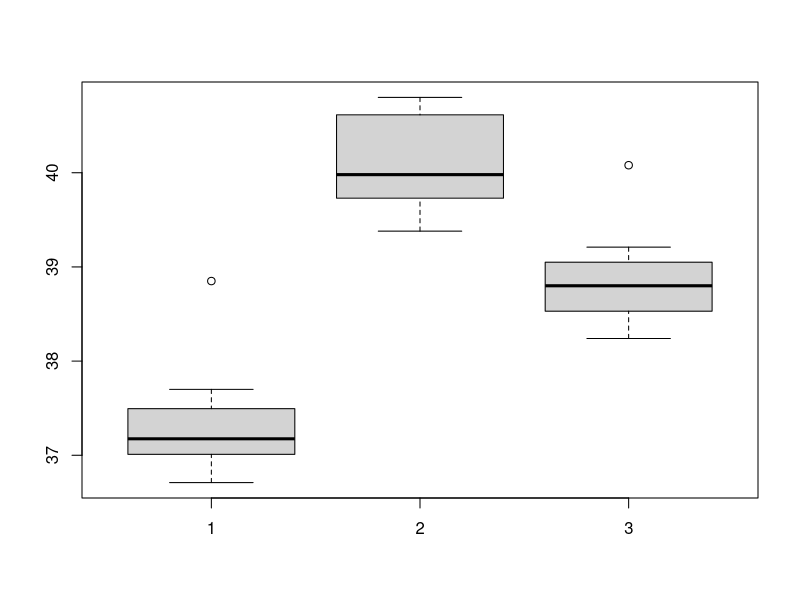
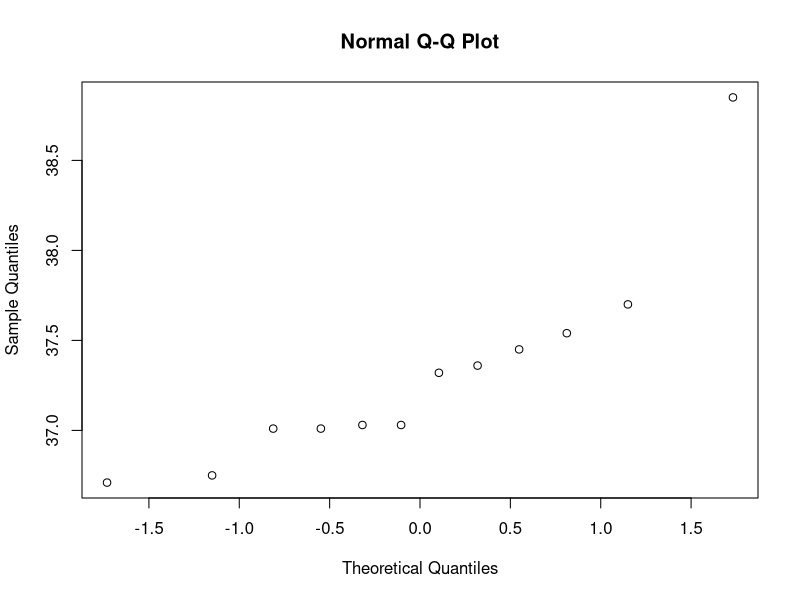
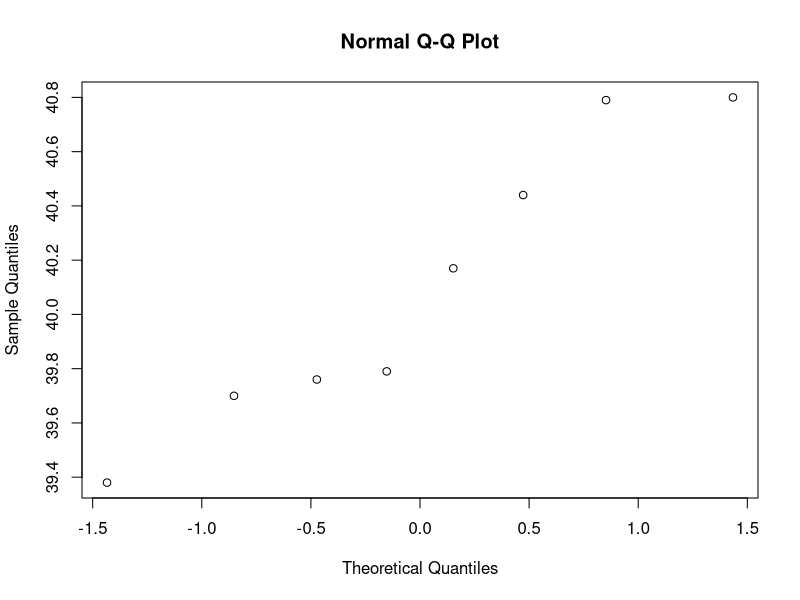
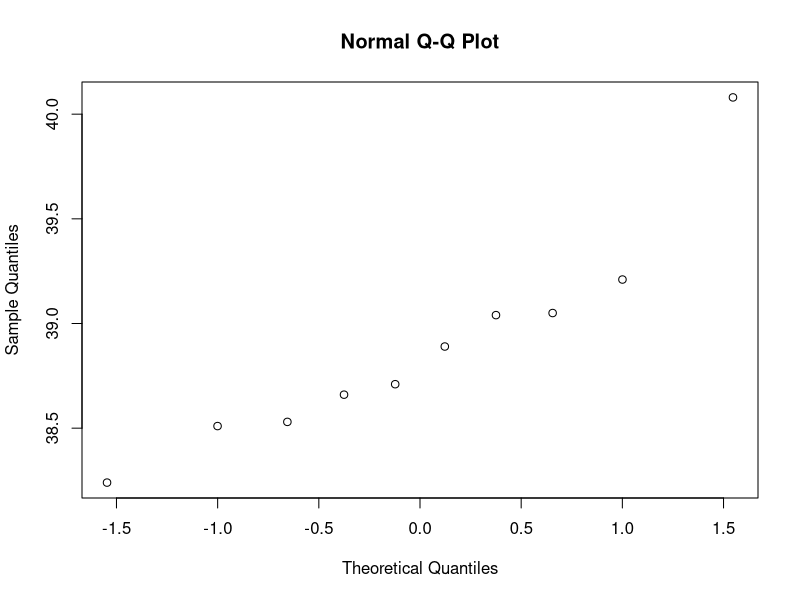
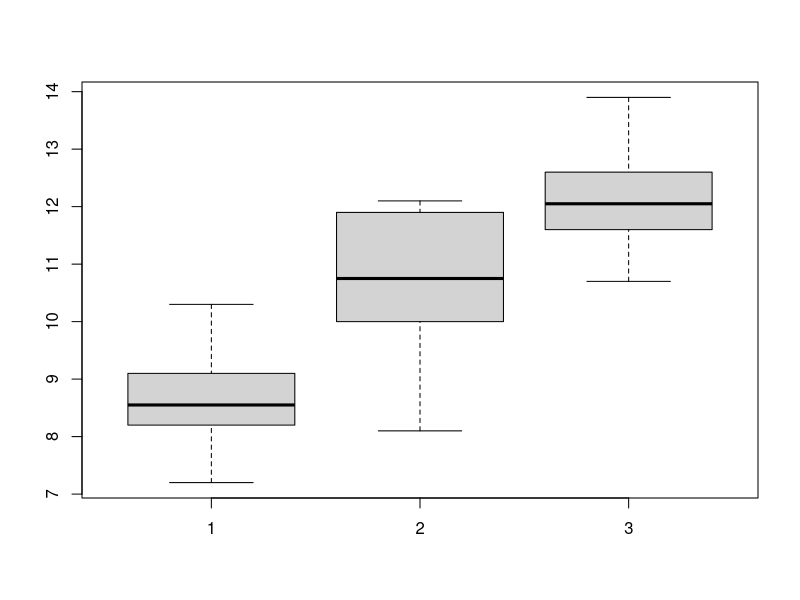
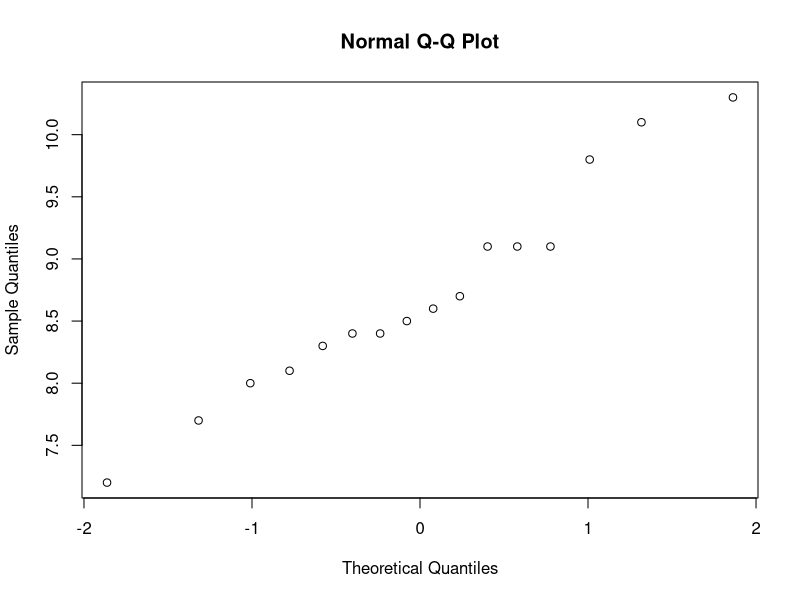
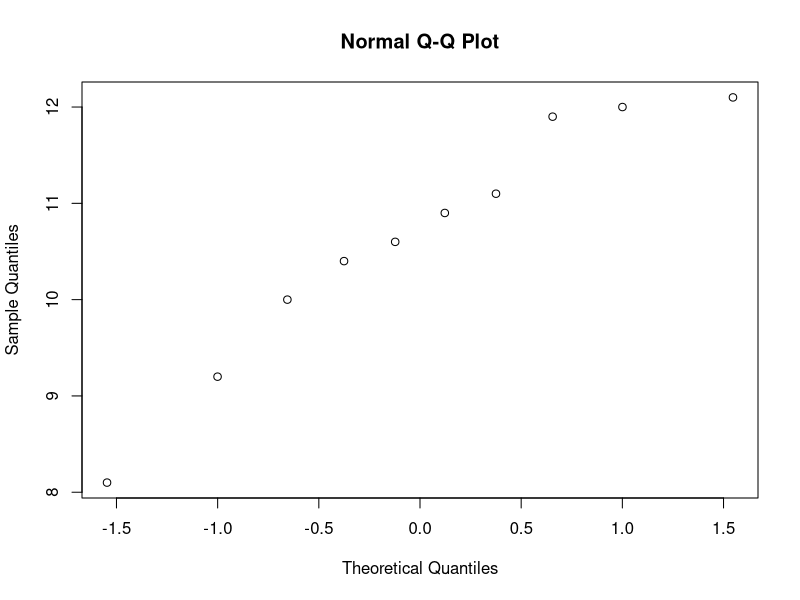
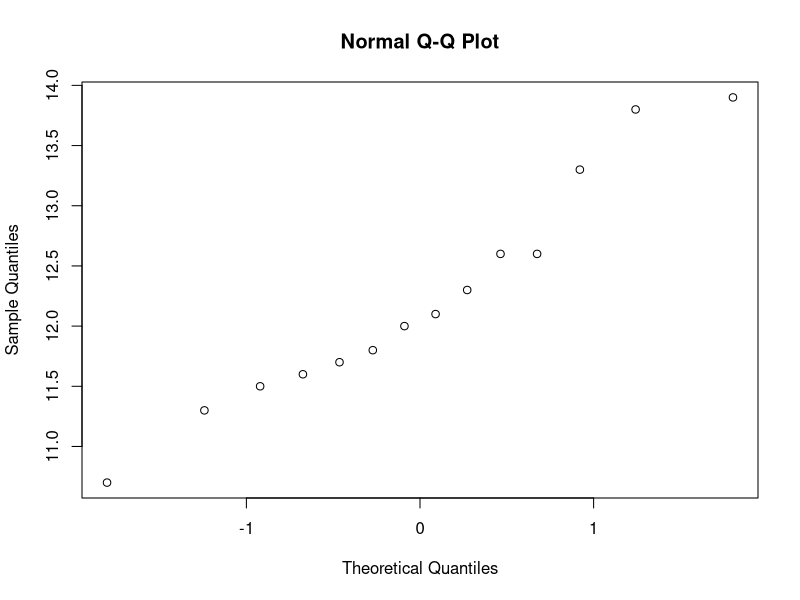

Recreate these plots in R, in order.
## ---- chunk 1
knitr::opts_chunk$set(cache=TRUE)
## ---- chunk 2

A <- c(37.54, 37.01, 36.71, 37.03, 37.32, 37.01, 37.03, 37.70, 37.36, 36.75, 37.45, 38.85)
B <- c(40.17, 40.80, 39.76, 39.70, 40.79, 40.44, 39.79, 39.38)
C <- c(39.04, 39.21, 39.05, 38.24, 38.53, 38.71, 38.89, 38.66, 38.51, 40.08)

boxplot(A, B,C)

qqnorm(A) # does not look normal 
qqnorm(B) # does not look normal
qqnorm(C) # looks a little normal
## ---- chunk 3
sd_a <- sd(A)
sd_b <- sd(B)
sd_c <- sd(C)

sd_a
sd_b
sd_c

sd_a/sd_c
#homoscedacity not normal
## ---- chunk 4
n_a <- length(A)
n_b <- length(B)
n_c <- length(C)

mean_a <- mean(A)
mean_b <- mean(B)
mean_c <- mean(C)
mean_g <- mean(c(A,B,C))

SSB <- n_a*(mean_a-mean_g)^2 + 
       n_b*(mean_b-mean_g)^2 + 
       n_c*(mean_c-mean_g)^2
between.df <- 2
between.meansquare <- SSB/2

SSW <- (n_a-1)*var(A)+
       (n_b-1)*var(B)+
       (n_c-1)*var(C)
within.df <- (n_a + n_b + n_c) - 3
within.meansquare <- SSW/within.df

SST <- SSW + SSB

F <- between.meansquare/within.meansquare

1-pf(F,df1=between.df, df2=within.df)
## ---- chunk 5
ss <- c(7.2, 7.7, 8.0, 8.1, 8.3, 8.4, 8.4, 8.5, 8.6, 8.7, 9.1, 9.1, 9.1, 9.8, 10.1, 10.3)
st <- c(8.1, 9.2, 10.0, 10.4, 10.6, 10.9, 11.1, 11.9, 12.0, 12.1)
sc <- c(10.7, 11.3, 11.5, 11.6, 11.7, 11.8, 12.0, 12.1, 12.3, 12.6, 12.6, 13.3, 13.8, 13.9)

boxplot(ss, st, sc)

qqnorm(ss)
qqnorm(st)
qqnorm(sc)

sd_ss <- sd(ss)
sd_st <- sd(st)
sd_sc <- sd(sc)

sd_ss
sd_st
sd_sc

sd_st/sd_ss
## ---- chunk 6
n_ss <- length(ss)
n_st <- length(st)
n_sc <- length(sc)

mean_ss <- mean(ss)
mean_st <- mean(st)
mean_sc <- mean(sc)
mean_g <- mean(c(ss,st,sc))

SSB <- n_ss*(mean_ss-mean_g)^2 + 
       n_st*(mean_st-mean_g)^2 + 
       n_sc*(mean_sc-mean_g)^2
between.df <- 2
between.meansquare <- SSB/2

SSW <- (n_ss-1)*var(ss)+
       (n_st-1)*var(st)+
       (n_sc-1)*var(sc)
within.df <- (n_ss + n_st + n_sc) - 3
within.meansquare <- SSW/within.df

SST <- SSW + SSB

F <- between.meansquare/within.meansquare

1-pf(F,df1=between.df, df2=within.df)
## ---- chunk 7
normal <- c(156, 282, 197, 297, 116, 127, 119, 29, 253, 122, 349,110, 143, 64, 26, 86, 122, 455, 655, 14)
alloxan <- c(391, 46, 469, 86, 174, 133, 13, 499, 168, 62, 127, 276, 176, 146, 108, 276, 50, 73)
insulin <- c(82, 100, 98, 150, 243, 68, 228,131, 73, 18, 20, 100, 72, 133, 465, 40, 46, 34, 44)

qqnorm(normal)
qqnorm(alloxan)
qqnorm(insulin)

boxplot(normal, alloxan, insulin)

sd(normal)
sd(alloxan)
sd(insulin)

sd(normal)/sd(insulin)
## ---- chunk 8
sq.normal <- sqrt(normal)
sq.alloxan <- sqrt(alloxan)
sq.insulin <- sqrt(insulin)

qqnorm(sq.normal)
qqnorm(sq.alloxan)
qqnorm(sq.insulin)

boxplot(sq.normal, sq.alloxan, sq.insulin)

sd(sq.normal)
sd(sq.alloxan)
sd(sq.insulin)

sd(sq.normal)/sd(sq.insulin)
#looks close to normality and variance ratio is less than 2
## ---- chunk 9
n_normal <- length(sq.normal)
n_alloxan <- length(sq.alloxan)
n_insulin <- length(sq.insulin)

mean_normal <- mean(sq.normal)
mean_alloxan <- mean(sq.alloxan)
mean_insulin <- mean(sq.insulin)
mean_g <- mean(c(sq.normal,sq.alloxan,sq.insulin))

SSB <- n_normal*(mean_normal-mean_g)^2 + 
       n_alloxan*(mean_alloxan-mean_g)^2 + 
       n_insulin*(mean_insulin-mean_g)^2
between.df <- 2
between.meansquare <- SSB/2

SSW <- (n_normal-1)*var(sq.normal)+
       (n_alloxan-1)*var(sq.alloxan)+
       (n_insulin-1)*var(sq.insulin)
within.df <- (n_normal + n_alloxan + n_insulin) - 3
within.meansquare <- SSW/within.df

SST <- SSW + SSB

F <- between.meansquare/within.meansquare

1-pf(F,df1=between.df, df2=within.df)
## ---- chunk 10
t.test(sq.normal, sq.alloxan)
## ---- chunk 11
t.test(sq.alloxan, sq.insulin)
## ---- chunk 12
t.test(sq.normal, sq.insulin)
